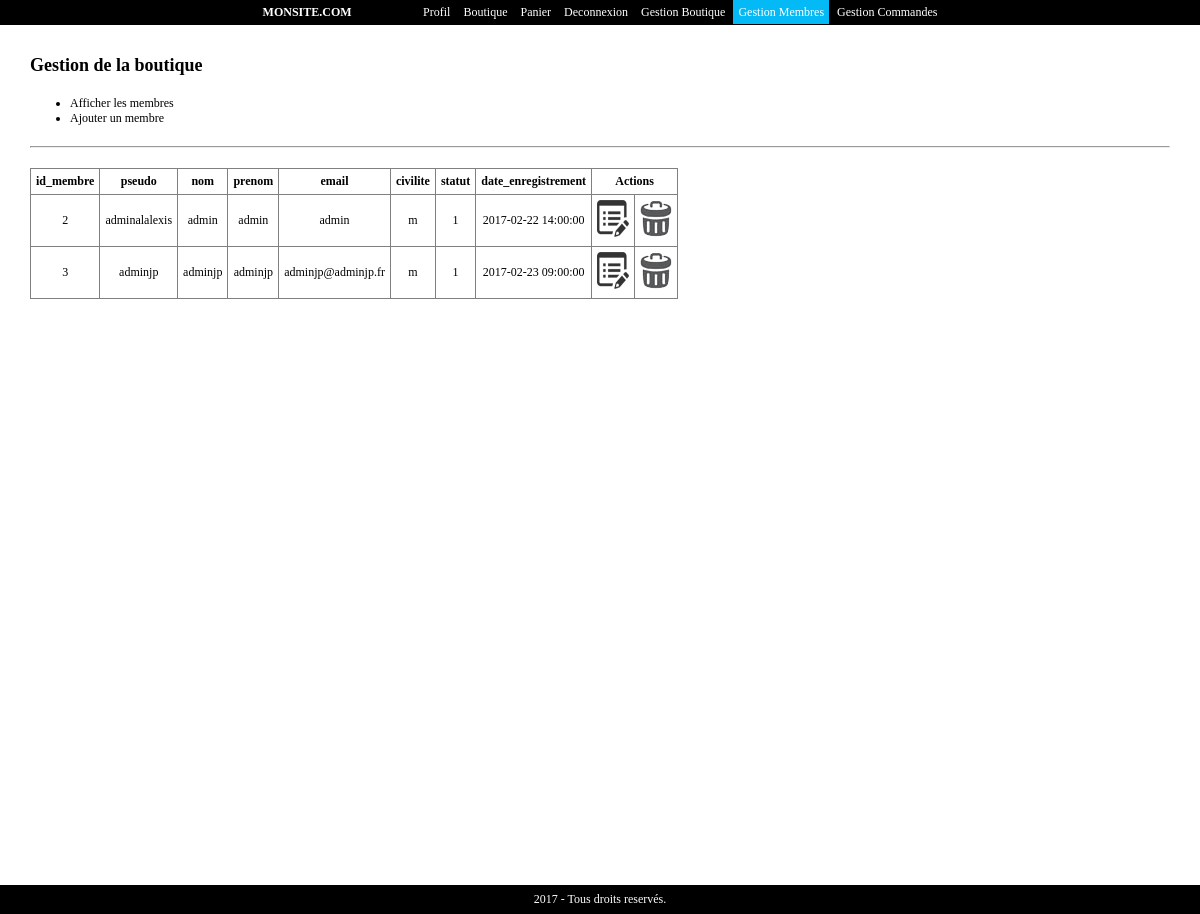
Page /admin/gestion_membres.php?action=affichage (signed in) on the committed database.
### tables this page shows
CREATE TABLE `membre` (
  `id_membre` int(3) NOT NULL,
  `pseudo` varchar(20) NOT NULL,
  `mdp` varchar(128) NOT NULL,
  `nom` varchar(20) NOT NULL,
  `prenom` varchar(20) NOT NULL,
  `email` varchar(50) NOT NULL,
  `civilite` enum('m','f') NOT NULL,
  `statut` int(1) NOT NULL,
  `date_enregistrement` datetime NOT NULL
);

### admin/gestion_membres.php (the view, shortened to what this page needs)
<?php
require_once('../inc/init.inc.php');
if(isset($_GET['action']) && $_GET['action'] == 'affichage'){
	$resultat = $pdo -> query("SELECT * FROM membre");
	$contenu .= '<table border="1">';
	$contenu .= '<tr>';
	for($i = 0; $i < $resultat -> columnCount(); $i++){
		$meta = $resultat -> getColumnMeta($i);
		if($meta['name'] != 'mdp'){
			$contenu .= '<th>' . $meta['name'] . '</th>';
		}
	}
	$contenu .= '<th colspan="2">Actions</th>';
	$contenu .= '</tr>';
	while($membres = $resultat -> fetch(PDO::FETCH_ASSOC)){
		$contenu .= '<tr>';
		foreach($membres as $indice => $valeur){
			if($indice != 'mdp'){
				$contenu .= ' <td>' . $valeur . '</td>';
			}
		}
		$contenu .= '<td><a href="?action=modifier&id_membre='. $membres['id_membre'] .'"><img src="' . RACINE_SITE . 'img/edit.png"/></a></td>';
		$contenu .= '<td><a href="?action=supprimer&id_membre='. $membres['id_membre'] .'"><img src="' . RACINE_SITE . 'img/delete.png"/></a></td>';
		$contenu .= '</tr>';
	}
	$contenu .= '</table>';
}
require_once('../inc/header.inc.php');
?>
<h1>Gestion de la boutique</h1>
<ul>
	<li><a href="?action=affichage">Afficher les membres</a></li>
	<li><a href="?action=ajout">Ajouter un membre</a></li>
</ul><hr/>
<?= $contenu ?>
<?php
require_once('../inc/footer.inc.php');
?>

### css/style.css (style rules this page uses)
* { margin: 0; }
body { font-family : verdana; font-size: 12px; }
a { text-decoration: none; color: #000; }
table { border-collapse: collapse; }
hr { margin: 20px 0; }
h1 { margin-bottom: 20px; }
table tr td { text-align: center; }
td, th { padding: 5px; }

### rows in the picture
membre: id_membre "2", pseudo "adminalalexis", nom "admin", prenom "admin", email "admin", civilite "m", statut "1", date_enregistrement "2017-02-22 14:00:00"
membre: id_membre "3", pseudo "adminjp", nom "adminjp", prenom "adminjp", email "adminjp@adminjp.fr", civilite "m", statut "1", date_enregistrement "2017-02-23 09:00:00"

### other values in the picture
$meta['name'] "id_membre"
$meta['name'] "pseudo"
$meta['name'] "nom"
$meta['name'] "prenom"
$meta['name'] "email"
$meta['name'] "civilite"
$meta['name'] "statut"
$meta['name'] "date_enregistrement"
